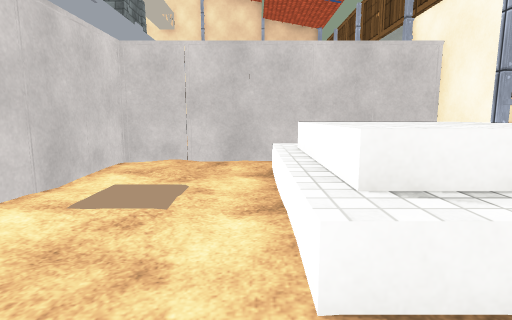
View 1 (above)

23 first-person views from a walk through a scene from a Unity 3-D project. The camera is 1.2 m above the floor, tilts 8° down and sees 80° across. The floor is counted in squares, 1 m on a side. Each view is taken from the middle of a square. On the plan, view 1 faces up. The plan holds only what a view shows up to about 13 squares ahead; the rest is blank. The place goes on beyond the plan. The player is left out. Some animated figures are not drawn. Door leaves are left out, so doorways stand open. Surface patterns are stand-ins for the level's own textures.

View 2
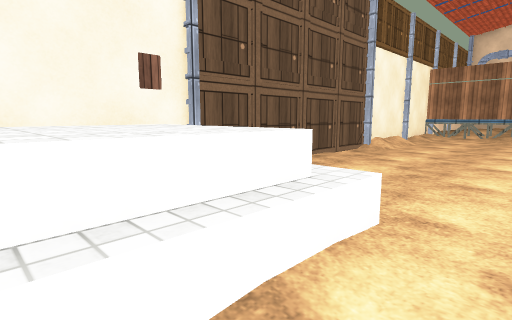

View 3
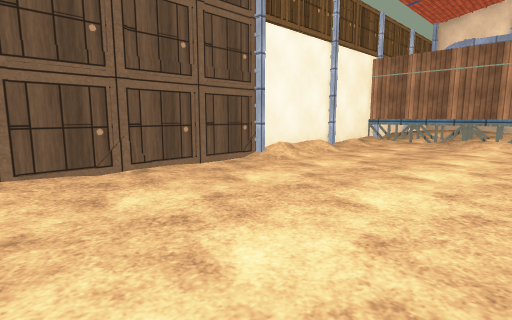

View 4
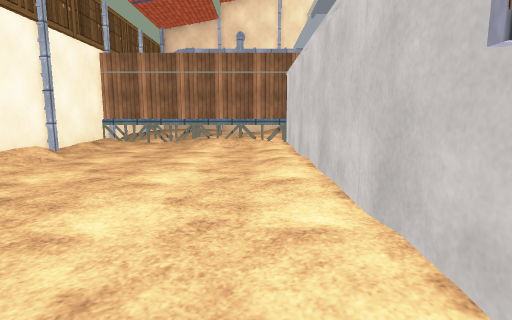

View 5
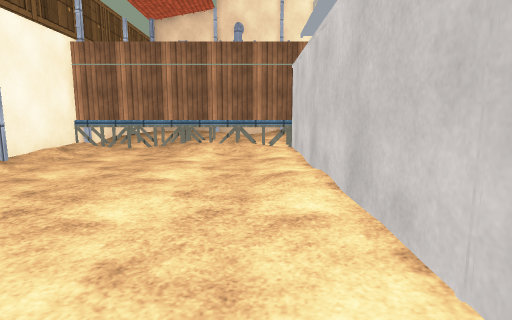

View 6
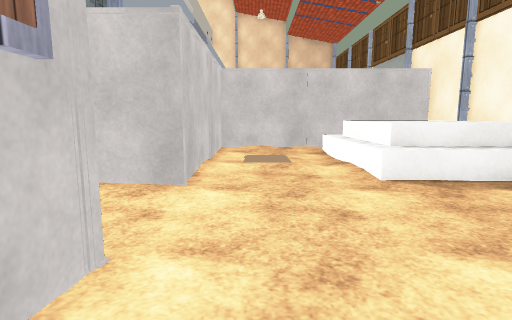

View 7
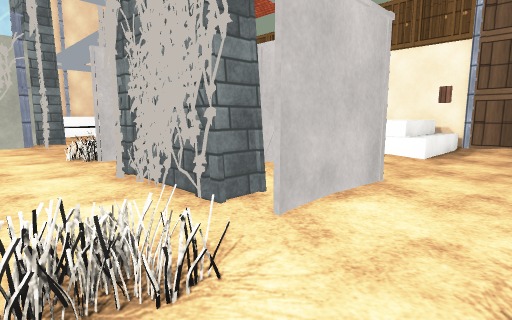

View 8
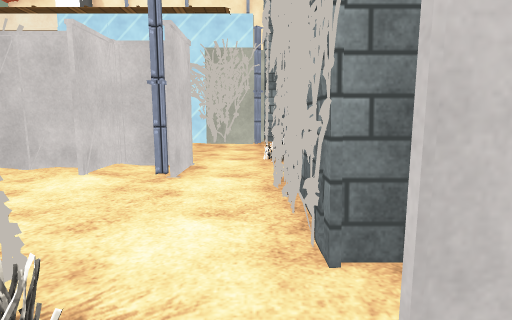

View 9
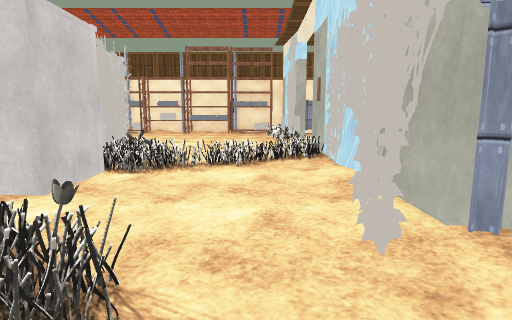

View 10
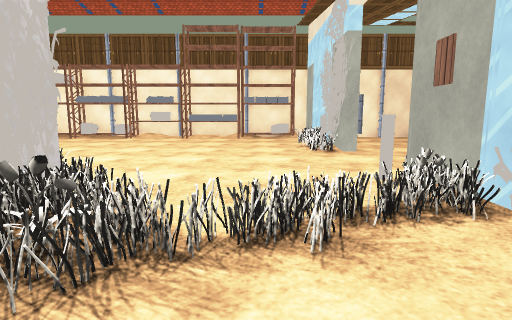

View 11
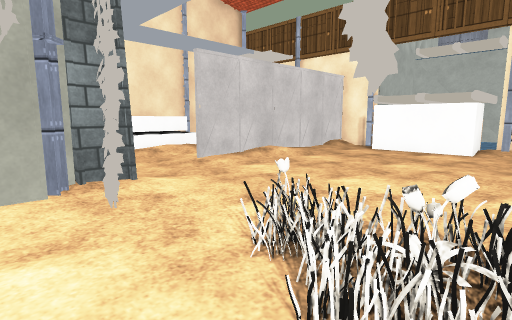

View 12
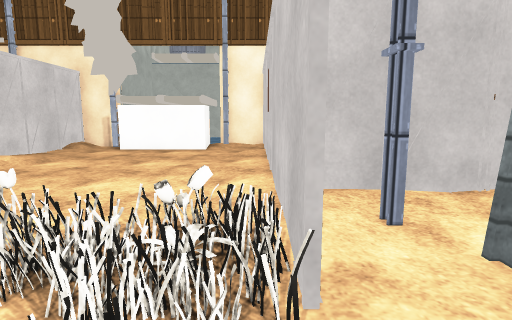

View 13
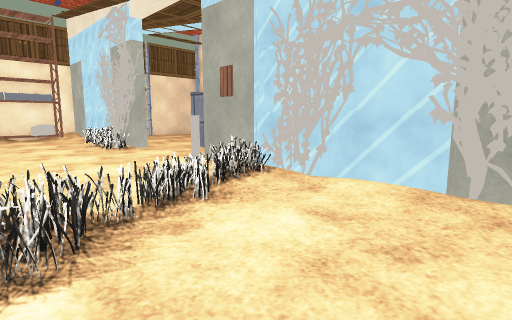

View 14
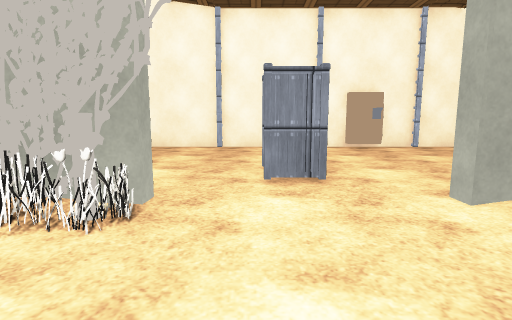

View 15
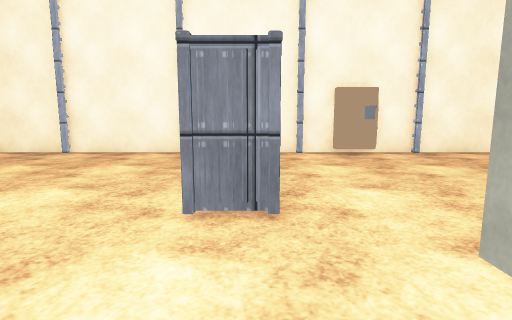

View 16
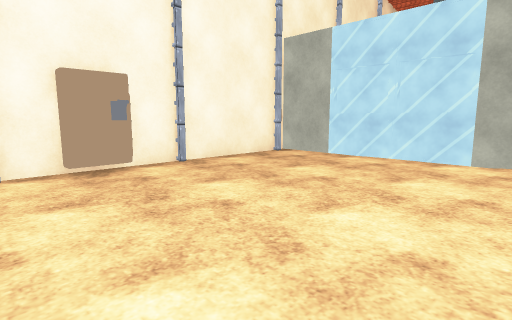

View 17
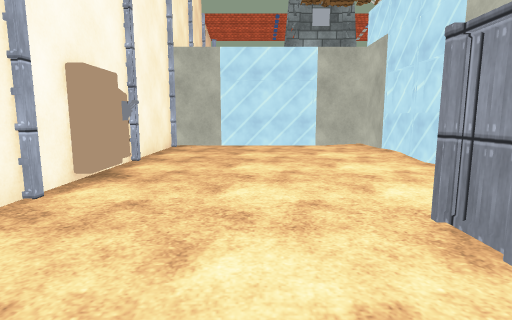

View 18
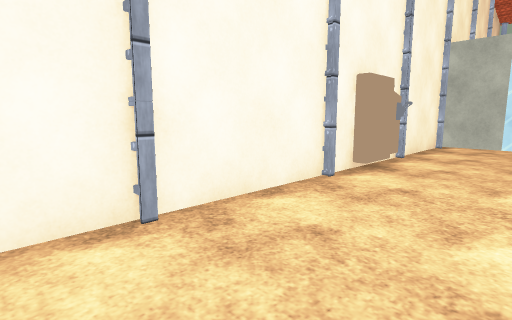

View 19
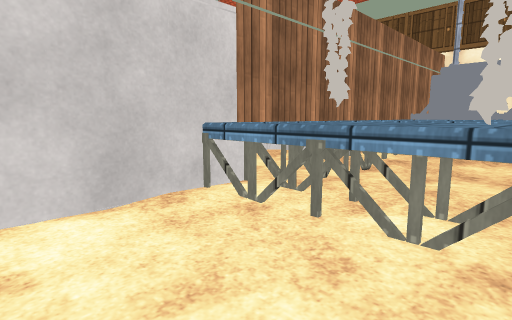

View 20
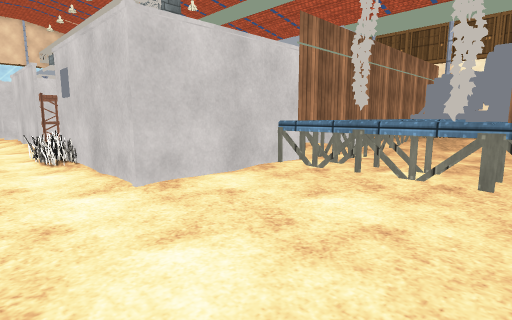

View 21
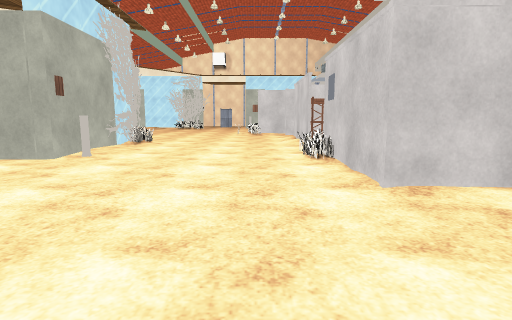

View 22
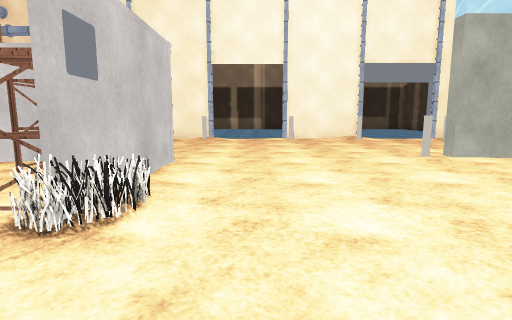

View 23
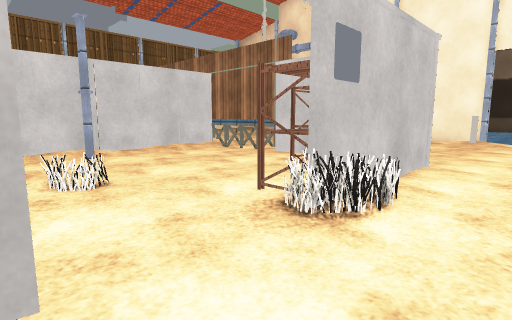

### Floor plan
Key: @ floor where view 1 was taken; # wall or solid block; x gap in a wall; . main floor; : floor 0.25 m higher than the main floor; + floor 0.5 m higher than the main floor; * floor 1 m higher than the main floor; / step, stairs or slope; D open door; = window, fence, low wall or low ledge; ^ raised ledge; v drop or lower ground; F fence; C crane; S sign; P pillar; B bollard; N container; H shelf; O other object.
Columns run from 22 left of view 1 to 5 right of it. Each row starts with its distance up from view 1.
 22 ################
 21 .......#.O.....#
 20 ...............#
 19 ...............#
 18 ...............#  ^^^
 17 ...............#P .//
 16 ....NN.........# ...
 15 ....NN.........# ..#########
 14  .......O......#P...../....#
 13 ##ODDDDDS#######.........###
 12 OOOO...BOOO....#.........###
 11 ..O......OO.....O........###
 10 ..........O....OOO.......###
  9 ..........OO...OO#........#
  8 .........OOO##..###########
  7 ........##OO##.....#:../  ##
  6 .......   ..##..P###..=/  ##
  5 ......    .....###=#..v/**/#
  4 .....      ....##  #..=/**/#
  3 ...         ...#PP #.../**/#
  2 ..           #..P###..=++++#
  1              #O.####.......#
  0               ........@....#
 -1              . ............#
 -2                    S.......#
 -3           #H       #.......#
 -4          .#H       #.......#
 -5          .#H       #.......#
 -6   #.......#H.      #.......#
 -7   #...........O....#....../#
 -8   #...........O....#....../#
 -9   #.......OO.......#....../#
-10  ##B......OH.......#....../#
-11  .D.......#H.......#....../#
-12   D.......#H.......#....../#
-13   D.......#HHH.....#....../#
-14   D.......#####FFFFOFFFFFFFC
-15   xB..........OOOOO   O###OC
-16   ............OOOOO  OO# OO#
-17  .............OOOOO   O# OO
-18  .............OO#
-19  .............OO
-20          .... OO

Where each view was taken, in squares from view 1:
view 1: 0 up, 0 right, facing up
view 2: 5 up, 1 left, facing down-right
view 3: 0 up, 2 left, facing down-right
view 4: 1 down, 2 left, facing down
view 5: 3 down, 2 left, facing down
view 6: 4 down, 2 left, facing up
view 7: 1 down, 9 left, facing up-right
view 8: 0 up, 7 left, facing up
view 9: 11 up, 4 left, facing left
view 10: 10 up, 9 left, facing left
view 11: 8 up, 8 left, facing up-right
view 12: 8 up, 8 left, facing right
view 13: 8 up, 8 left, facing up-left
view 14: 9 up, 18 left, facing up
view 15: 11 up, 17 left, facing up
view 16: 14 up, 16 left, facing up-right
view 17: 18 up, 20 left, facing right
view 18: 18 up, 21 left, facing up-right
view 19: 18 down, 11 left, facing up-right
view 20: 19 down, 14 left, facing up-right
view 21: 19 down, 14 left, facing up
view 22: 6 down, 14 left, facing down
view 23: 6 down, 14 left, facing down-right
